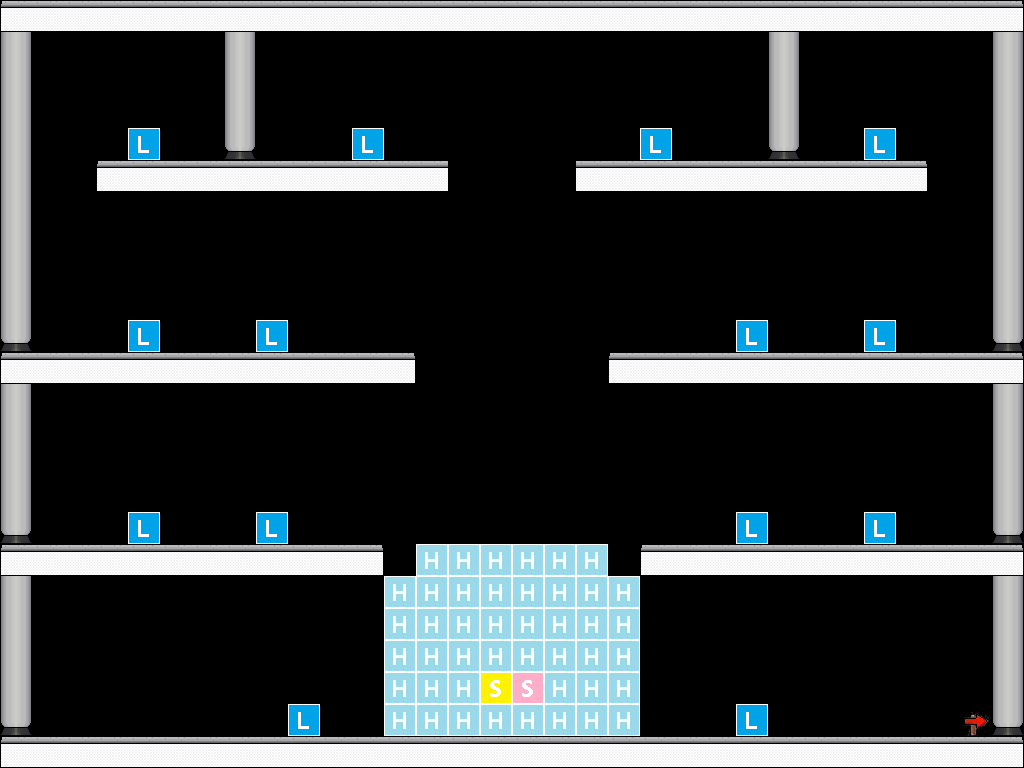

A 2D game scene composited from a Tiled map and its tileset images. What follows is a short description and the map's XML, with each tile layer's data collapsed to a summary:
An orthogonal 32x24 tile map with 32x32 px tiles, 5 tile layers (collisions, helptext1, players, level markers, ...), 1 hidden layer not drawn, 4 tilesets and 3 objects (2x level, help).

<map version="1.0" orientation="orthogonal" width="32" height="24" tilewidth="32" tileheight="32">
 <properties>
  <property name="camera" value="stalking" />
 </properties>
 <tileset firstgid="1" name="lab-sheet" tilewidth="32" tileheight="32">
  <image source="lab-sheet.png" width="128" height="96" />
 </tileset>
 <tileset firstgid="13" name="levelMarkers" tilewidth="32" tileheight="32">
  <image source="Levels/levelMarkers.png" width="128" height="128" />
 </tileset>
 <tileset firstgid="29" name="New lab tiles" tilewidth="32" tileheight="32">
  <image source="../new-assets/tiles/normal/lab-sheet-2.png" width="96" height="192" />
 </tileset>
 <tileset firstgid="47" name="arrows" tilewidth="32" tileheight="32">
  <image source="arrows.png" width="128" height="64" />
 </tileset>
 <layer name="collisions" width="32" height="24">
  <data>[768 cells, 184 non-empty, 6 distinct tile ids]</data>
 </layer>
 <layer name="helptext1" width="32" height="24">
  <properties>
   <property name="text" value="Press 'Enter' with both$bunnies in front of a$cage to start an experiment." />
   <property name="type" value="help" />
   <property name="x" value="400" />
   <property name="y" value="500" />
  </properties>
  <data>[768 cells, 46 non-empty, 1 distinct tile ids]</data>
 </layer>
 <layer name="players" width="32" height="24">
  <data>[768 cells, 2 non-empty, 2 distinct tile ids]</data>
 </layer>
 <layer name="level markers" width="32" height="24">
  <data>[768 cells, 14 non-empty, 1 distinct tile ids]</data>
 </layer>
 <objectgroup name="special levels" width="32" height="24">
  <object name="options" type="level" x="288" y="704" width="32" height="32" />
  <object name="quit" type="level" x="896" y="704" width="32" height="32" />
  <object name="help" x="144" y="704" width="32" height="32" />
 </objectgroup>
 <layer name="moving2" width="32" height="24" visible="0">
  <properties>
   <property name="speed" value="32" />
   <property name="translationX" value="2" />
   <property name="translationY" value="0" />
  </properties>
  <data>[768 cells, 4 non-empty, 3 distinct tile ids]</data>
 </layer>
 <layer name="finish" width="32" height="24">
  <data>[768 cells, 1 non-empty, 1 distinct tile ids]</data>
 </layer>
</map>
